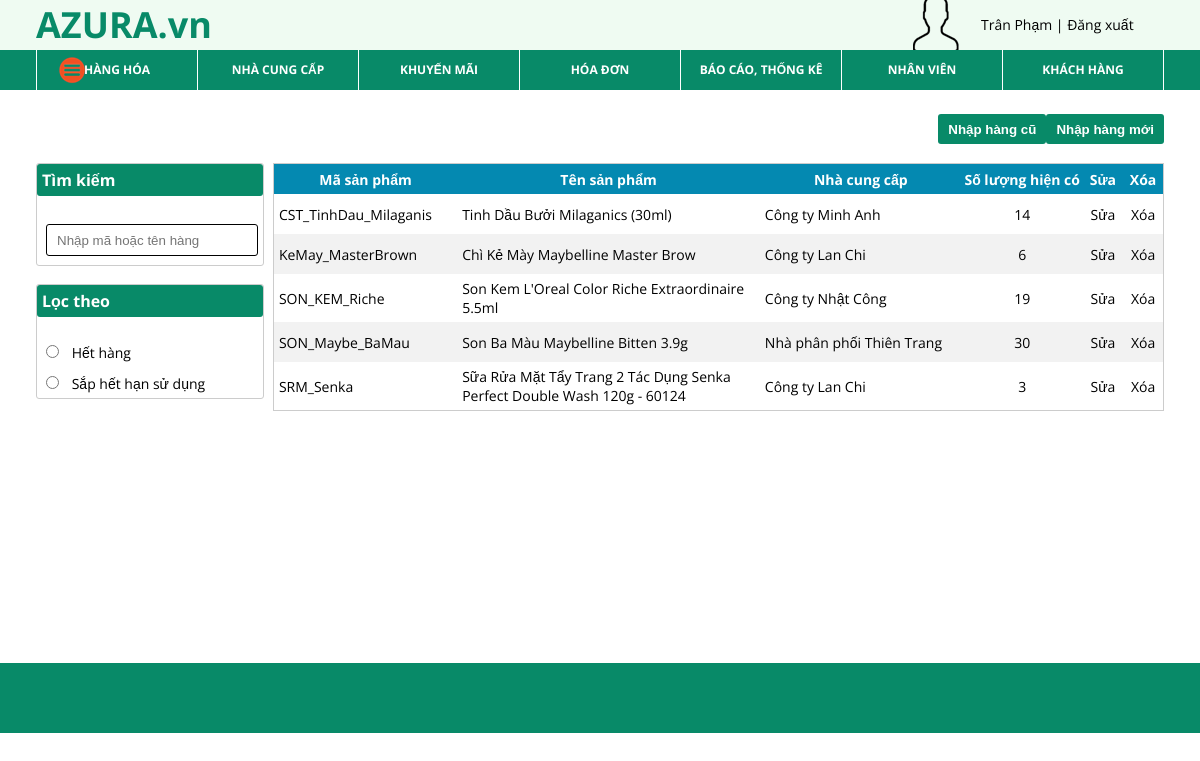
Screenshot of /admin/admin.php?quanly=sanpham (signed in) with the database file from the repository.
### tables this page shows
CREATE TABLE `sanpham` (
  `MaSP` varchar(50) NOT NULL,
  `TenSP` varchar(200) NOT NULL,
  `DonViTinh` varchar(20) NOT NULL,
  `TrongLuong` varchar(20) NOT NULL,
  `ThuongHieu` varchar(50) NOT NULL,
  `NgaySX` date NOT NULL,
  `HanSuDung` date NOT NULL,
  `QuyCachDongGoi` varchar(100) NOT NULL,
  `GiaDeXuat` double NOT NULL,
  `MoTa` text NOT NULL,
  `Thue` int(11) NOT NULL,
  `GiaBan` double NOT NULL,
  `MaNCC` varchar(20) NOT NULL,
  `MaDM` varchar(20) NOT NULL,
  `MaKM` varchar(20) NOT NULL,
  `GiaNhap` double NOT NULL,
  `NgayNhap` datetime NOT NULL,
  `LuotMua` int(11) NOT NULL,
  `TrangThai` tinyint(1) NOT NULL
);

CREATE TABLE `nhacungcap` (
  `MaNCC` varchar(20) NOT NULL,
  `TenNCC` varchar(100) NOT NULL,
  `DiaChi` text NOT NULL,
  `SDT` varchar(20) NOT NULL,
  `Email` varchar(100) NOT NULL,
  `GhiChu` varchar(200) NOT NULL,
  `TrangThai` tinyint(1) NOT NULL
);

### admin/module/sanpham/lietkesp.php (the view, shortened to what this page needs)
<?php
	$sp = mysql_query("	select sp.masp, sp.tensp, tenncc, sum(ctsp.SoLuong) as 'sl'
						from sanpham sp, chitietsanpham ctsp, nhacungcap ncc
						where sp.masp = ctsp.masp and ncc.mancc = sp.mancc and sp.trangthai = 1 and ctsp.TrangThai = 1
						group by sp.masp");
?>
<div style=" width: 100%; ">
<form method="get">
	<input type='submit' class='sub' value="Nhập hàng mới" style="float: right;"/>
</form>
<form method="get">
    <input type='submit' class='sub' value="Nhập hàng cũ" style="float: right;"/>
</form>
</div>
<br />
<div id='sp-left' >
	<div>
    	<p style="background: #088A68; border-radius: 3px; font-size: 16px; color: white; font-weight: bold; padding: 5px 5px;">Tìm kiếm</p>
        <br />
        <input type='text' value='' class="txt-sp" style="width: 84%" placeholder='Nhập mã hoặc tên hàng'/>
    </div>
	<div>
    	<p style="background: #088A68; border-radius: 3px; font-size: 16px; color: white; font-weight: bold; padding: 5px 5px;">Lọc theo</p>
        <br />
        <input name='loc' type='radio'/> Hết hàng<br />
        <input name='loc' type='radio'/> Sắp hết hạn sử dụng
    </div>
</div>
<div id='sp-right'style='width: 79%; float: right;'>
	<table width="100%" style="border-collapse:collapse">
    	<tr>
        	<th width="17%">Mã sản phẩm</th>
            <th width="30%">Tên sản phẩm</th>
            <th width="20%">Nhà cung cấp</th>
            <th width="12%">Số lượng hiện có</th>
            <th width="4%">Sửa</th>
            <th width="4%">Xóa</th>
        </tr>
        <?php
			while($re_sp = mysql_fetch_assoc($sp))
			{
		?>
        <tr data-id='<?php echo $re_sp['masp'] ?>'>
        	<td><?php echo $re_sp['masp'] ?></td>
            <td><?php echo $re_sp['tensp'] ?></td>
            <td><?php echo $re_sp['tenncc'] ?></td>
            <td style="text-align: center"><?php echo $re_sp['sl'] ?></td>
            <td style="text-align: center"><a href='admin.php?quanly=sanpham&ac=suasp&masp=<?php echo $re_sp['masp'] ?>'>Sửa</a></td>
            <td style="text-align: center"><a href='#'>Xóa</a></td>
        </tr>
        <?php
			}
		?>
    </table>
</div>

### admin/style.css (style rules this page uses)
a { text-decoration: none; font-size: 14px; font-family: 'Open Sans', arial, tahoma, sans-serif; color: #000; }
body { font-size: 14px; font-family: 'Open Sans', arial, tahoma, sans-serif; }
* { padding:0; margin:0 }
.sub { height: 30px; padding: 5px 10px; color: white; font-weight: bold; background: #088A68; border: none; border-radius: 3px; }
.txt-sp { width: 200px; height: 20px; padding: 5px 10px; border: solid 1px; border-radius: 3px; }
#sp-left, #km-left { width: 20%; height: 500px; float: left; }
#sp-left div, #km-left div { width: 100%; margin-bottom: 8%; border: solid 1px #ccc; border-radius: 3px; }
#sp-left input, #km-left input { margin: 4%; }
#sp-right table { border: solid 1px #ccc; }
#sp-right table th { height: 30px; background: #0489B1;color: white; }
#sp-right table td { height: 30px; padding: 5px; //border: solid 1px #ccc; }

### rows the page displays
sanpham: MaSP "CST_TinhDau_Milaganis", TenSP "Tinh Dầu Bưởi Milaganics (30ml)", nhacungcap.TenNCC "Công ty Minh Anh", sl "14"
sanpham: MaSP "KeMay_MasterBrown", TenSP "Chì Kẻ Mày Maybelline Master Brow", nhacungcap.TenNCC "Công ty Lan Chi", sl "6"
sanpham: MaSP "SON_KEM_Riche", TenSP "Son Kem L'Oreal Color Riche Extraordinaire 5.5ml", nhacungcap.TenNCC "Công ty Nhật Công", sl "19"
sanpham: MaSP "SON_Maybe_BaMau", TenSP "Son Ba Màu Maybelline Bitten 3.9g", nhacungcap.TenNCC "Nhà phân phối Thiên Trang", sl "30"
sanpham: MaSP "SRM_Senka", TenSP "Sữa Rửa Mặt Tẩy Trang 2 Tác Dụng Senka Perfect Double Wash 120g - 60124", nhacungcap.TenNCC "Công ty Lan Chi", sl "3"

### other values shown
$_SESSION['name'] "Trân Phạm"
